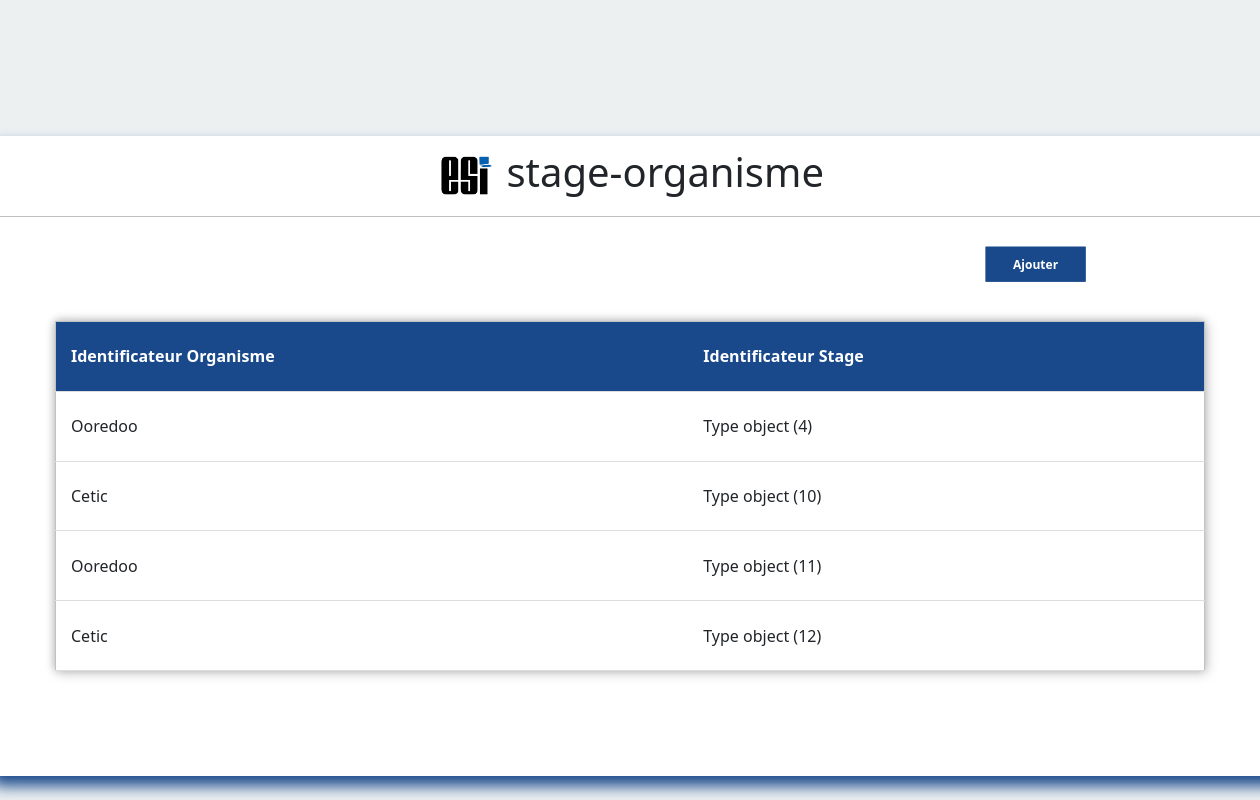
/DR/, run on the app's committed database.
### satgesiV2/models.py (models this page shows)
class SeDeroule(models.Model):
    TypeStage =  models.ForeignKey("Type",on_delete=models.SET_NULL,null=True,blank=True)
    idfOrganisme =  models.ForeignKey("OrganismeAcceuil",on_delete=models.SET_NULL,null=True,blank=True)
    unique_together = ('Type_Stage','idfOrgranisme')

class OrganismeAcceuil(models.Model):
    nomOrganisme = models.CharField(max_length=50)
    adresse = models.CharField(max_length=50)
    RaisonSocial = models.CharField(max_length=50)
    Service = models.CharField(max_length=50)
    Departement = models.CharField(max_length=50)
    def __str__(self):
     return self.nomOrganisme

class Stage (models.Model):
    anneuniv = models.DateField(null=True)
    theme = models.CharField(max_length=50)
    document = models.FileField()
    statut = models.CharField(max_length=50)
    note = models.FloatField(max_length=4)

class Type(Stage):
    Type_Stage = models.CharField(max_length=50)
    DateDebut = models.DateField()
    DateFin = models.DateField()
    NbreStagiare = models.PositiveIntegerField()
    idfGroupe = models.ForeignKey("GroupeStagiaire",on_delete=models.SET_NULL,null=True,related_name='+',blank=True)
    unique_together = ('Type_Stage','code_Stage')

### satgesiV2/views.py (the view)
# urls.py: path('DR/',pagederoule,name="DR"),
def pagederoule (request):
 sdr = SeDeroule.objects.all()
 return render(request,'sederoule.html',{'s' :sdr})

### satgesiV2/templates/sederoule.html (shortened to what this page needs)
<!DOCTYPE html>
<html lang="en">
    <head>
        <link href="https://cdn.jsdelivr.net/npm/bootstrap@5.1.3/dist/css/bootstrap.min.css" rel="stylesheet">
        <link rel="stylesheet" href="/static/css/GtypeStage.css">
    </head>
    <body>
        <div class="center">
            <h1> <img src="/static/png/icon3.png" alt="logo du site " width= "60" > stage-organisme</h1>
                <div class="main">
                  <div class="btn">
                <form >
                  <a href="{% url 'Sederoul'%}">
                    <button type="button">Ajouter</button>
                    </a>
                </form>
                  </div>
                </div>
              <form>
               <table>
                 <tr id="header">
                   <th>Identificateur Organisme</th>
                   <th> Identificateur Stage</th>
                 </tr>
                {% for item in s %}
                <tr>
                  <td>{{item.idfOrganisme}}</td>
                  <td>{{item.TypeStage}}</td>
                </tr>
                {% endfor %}
               </table>
          </form>
      </div>
  </body>
</html>

### satgesiV2/static/css/GtypeStage.css (style rules this page uses)
body { margin: 0; padding: 0; background: #ecf0f1; height: 100vh; overflow: hidden; }
.center { position: absolute; top: 57%; left: 50%; transform: translate(-50%, -50%); width: 1300px; height: 80vh; background: white; border-radius: 10px; box-shadow: 10px 10px 15px rgb(26,73,139); }
.center h1 { text-align: center; padding: 10px 0; border-bottom: 1px solid silver; }
.center form { padding: 0 150px; box-sizing: border-box; }
table { position: absolute; left: 50%; top: 50%; margin-top: 40px; transform: translate(-50%, -50%); border-collapse: collapse; width: 1150px; height: 350px; border: 1px solid #bdc3c7; box-shadow: 2px 2px 12px rgba(0, 0, 0, 0.2), -1px -1px 8px rgba(0, 0, 0, 0.2); }
tr { transition: all .2s ease-in; cursor: pointer; }
th, td { padding: 15px; text-align: left; border-bottom: 1px solid #ddd; }
#header { background-color: rgb(26,73,139); color: #fff; }
.center form button { font-size: 12px; color: #fff; text-align:center; font-weight: bold; border: 2px solid rgb(26,73,139); background-color: rgb(26,73,139); width: 100px; height: 35px; margin: 0 15px; }
.main { position: absolute; right: 290px; transform: translate(60%, 30%); }

### data on the page
SeDeroule: idfOrganisme "Ooredoo", TypeStage "Type object (4)"
SeDeroule: idfOrganisme "Cetic", TypeStage "Type object (10)"
SeDeroule: idfOrganisme "Ooredoo", TypeStage "Type object (11)"
SeDeroule: idfOrganisme "Cetic", TypeStage "Type object (12)"
